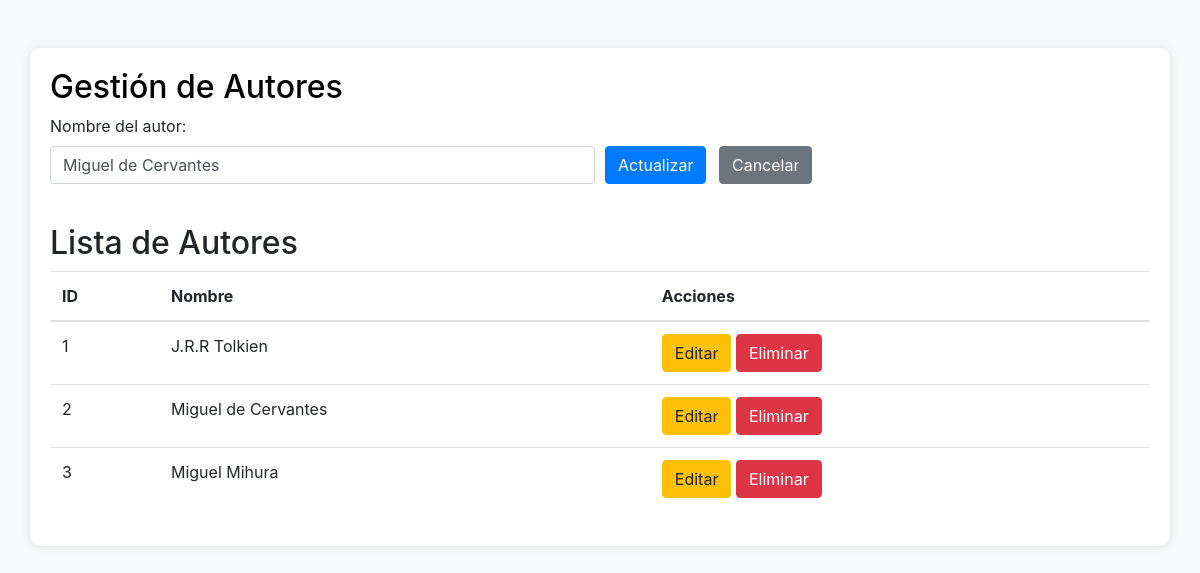
The app's page /autor.php?editar=2 with its own data.
### tables this page shows
CREATE TABLE `autores` (
  `idautores` int NOT NULL AUTO_INCREMENT,
  `nombre` varchar(200) DEFAULT NULL,
  PRIMARY KEY (`idautores`)
);

### autor.php (the view, shortened to what this page needs)
<?php include('conexion.php'); ?>
<!DOCTYPE html>
<html lang="es">
<head>
    <link rel="stylesheet" href="https://stackpath.bootstrapcdn.com/bootstrap/4.5.2/css/bootstrap.min.css">
    <link rel="stylesheet" href="assets/css/autor.css">
</head>
<body>
    <div class="container mt-5">
        <h2><a href="index" style="text-decoration: none; color: black;">Gestión de Autores</a></h2>
        <?php
        if (isset($_GET['editar'])) {
            $id = $_GET['editar'];
            $sql = 'SELECT * FROM autores WHERE idautores = :id';
            $stmt = $conn->prepare($sql);
            $stmt->execute(['id' => $id]);
            $autor = $stmt->fetch(PDO::FETCH_ASSOC);
        }
        ?>
        <form action="autor.php" method="POST" class="mb-4">
            <div class="form-row">
                <div class="form-group col-md-6">
                    <label for="nombre">Nombre del autor:</label>
                    <input type="text" name="nombre" class="form-control" value="<?php echo isset($autor['nombre']) ? $autor['nombre'] : ''; ?>" required>
                </div>
                <div class="form-group col-md-6 align-self-end">
                    <div class="form-row">
                        <div class="col-auto">
                            <?php if (isset($autor['idautores'])) : ?>
                                <button type="submit" name="actualizar_autor" class="btn btn-primary">Actualizar</button>
                                <a href="autor.php" class="btn btn-secondary ml-2">Cancelar</a>
                            <?php else : ?>
                                <button type="submit" name="guardar_autor" class="btn btn-success">Guardar</button>
                            <?php endif; ?>
                        </div>
                    </div>
                </div>
            </div>
        </form>
        <h2>Lista de Autores</h2>
        <table class="table">
            <thead>
                <tr>
                    <th>ID</th>
                    <th>Nombre</th>
                    <th>Acciones</th>
                </tr>
            </thead>
            <tbody>
                <?php
                $stmt = $conn->query('SELECT * FROM autores');
                while ($row = $stmt->fetch(PDO::FETCH_ASSOC)) {
                    echo "<tr>
                    <td>{$row['idautores']}</td>
                    <td>{$row['nombre']}</td>
                    <td>
                        <a href='autor.php?editar={$row['idautores']}' class='btn btn-warning'>Editar</a>
                        <a href='autor.php?eliminar={$row['idautores']}' class='btn btn-danger'>Eliminar</a>
                    </td>
                </tr>";
                }
                ?>
            </tbody>
        </table>
    </div>
</body>
</html>

### assets/css/autor.css (style rules this page uses)
body { background-color: #f8f9fa; }
.container { background-color: #fff; padding: 20px; border-radius: 10px; box-shadow: 0 0 10px rgba(0,0,0,0.1); }

### records on screen
autores: nombre "Miguel de Cervantes", idautores "2"
autores: idautores "1", nombre "J.R.R Tolkien"
autores: idautores "3", nombre "Miguel Mihura"
